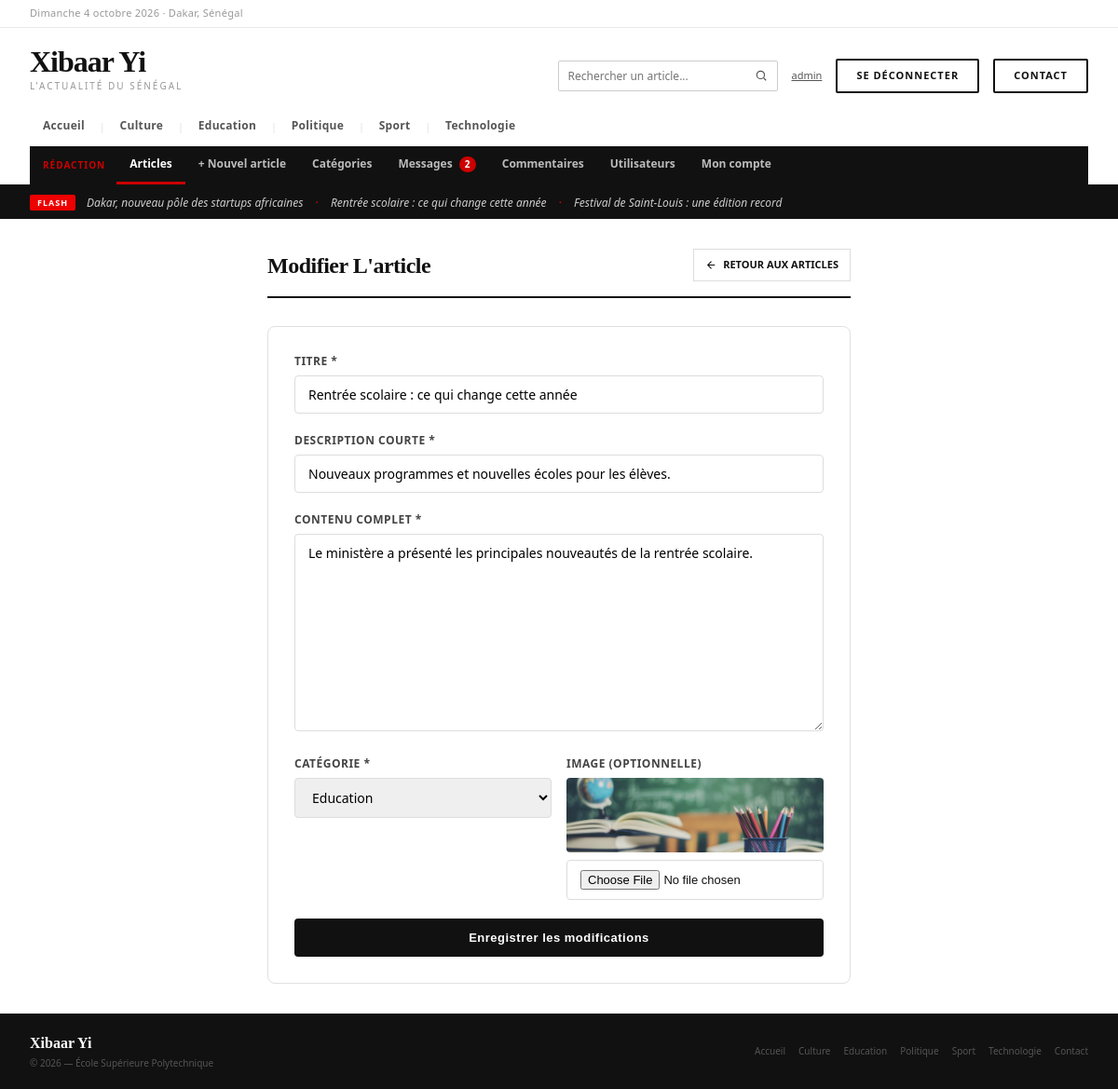
The app's page /admin/articles/modifier.php?id=4 (signed in) with its own data.
### tables this page shows
CREATE TABLE IF NOT EXISTS categories (
    id  INT AUTO_INCREMENT PRIMARY KEY,
    nom VARCHAR(100) NOT NULL UNIQUE
);

CREATE TABLE IF NOT EXISTS articles (
    id                 INT AUTO_INCREMENT PRIMARY KEY,
    titre              VARCHAR(255) NOT NULL,
    description_courte TEXT NOT NULL,
    contenu            LONGTEXT NOT NULL,
    image              VARCHAR(255) DEFAULT '',
    date_publication   DATETIME NOT NULL DEFAULT CURRENT_TIMESTAMP,
    vues               INT NOT NULL DEFAULT 0,
    id_categorie       INT NOT NULL,
    id_auteur          INT NOT NULL,
    FOREIGN KEY (id_categorie) REFERENCES categories(id) ON DELETE CASCADE,
    FOREIGN KEY (id_auteur)    REFERENCES utilisateurs(id) ON DELETE CASCADE
);

### includes/config.php (called while the page is built, shortened)
<?php
function url($chemin = '')
{
    return BASE_URL . '/' . ltrim($chemin, '/');
}

### public/admin/articles/modifier.php (the view, shortened to what this page needs)
<?php
require_once __DIR__ . '/../../../includes/auth.php';
$id = (int) $_GET['id'];
$stmt = $pdo->prepare("SELECT * FROM articles WHERE id = ?");
$stmt->execute([$id]);
$article = $stmt->fetch(PDO::FETCH_ASSOC);
$categories = $pdo->query("SELECT * FROM categories ORDER BY nom ASC")->fetchAll(PDO::FETCH_ASSOC);
require_once __DIR__ . '/../../../includes/entete.php';
?>
<div style="max-width:760px; margin:32px auto; padding:0 24px;">
    <div class="page-header">
        <div class="page-title">Modifier l'article</div>
        <a href="<?= url('admin/articles/liste.php') ?>" class="btn btn-secondary">
            <svg width="13" height="13" viewBox="0 0 24 24" fill="none" stroke="currentColor" stroke-width="2"><path d="M19 12H5M12 19l-7-7 7-7"/></svg>
            Retour aux articles
        </a>
    </div>
    <div style="background:#fff; border-radius:8px; border:0.5px solid #e0e0e0; padding:28px;">
        <form method="POST" action="modifier.php?id=<?= $id ?>" enctype="multipart/form-data" id="formModifier">
            <div style="margin-bottom:20px;">
                <label style="display:block; font-size:12px; font-weight:700; color:#444; margin-bottom:6px; text-transform:uppercase; letter-spacing:.5px;">Titre *</label>
                <input type="text" name="titre" maxlength="255" value="<?= htmlspecialchars($article['titre']) ?>"
                    style="width:100%; padding:10px 14px; border:1px solid #ddd; border-radius:4px; font-size:14px; font-family:inherit;">
            </div>
            <div style="margin-bottom:20px;">
                <label style="display:block; font-size:12px; font-weight:700; color:#444; margin-bottom:6px; text-transform:uppercase; letter-spacing:.5px;">Description courte *</label>
                <input type="text" name="description_courte" value="<?= htmlspecialchars($article['description_courte']) ?>"
                    style="width:100%; padding:10px 14px; border:1px solid #ddd; border-radius:4px; font-size:14px; font-family:inherit;">
            </div>
            <div style="margin-bottom:20px;">
                <label style="display:block; font-size:12px; font-weight:700; color:#444; margin-bottom:6px; text-transform:uppercase; letter-spacing:.5px;">Contenu complet *</label>
                <textarea name="contenu" rows="10"
                    style="width:100%; padding:10px 14px; border:1px solid #ddd; border-radius:4px; font-size:14px; font-family:inherit; resize:vertical;"><?= htmlspecialchars($article['contenu']) ?></textarea>
            </div>
            <div class="form-grille" style="margin-bottom:20px;">
                <div>
                    <label style="display:block; font-size:12px; font-weight:700; color:#444; margin-bottom:6px; text-transform:uppercase; letter-spacing:.5px;">Catégorie *</label>
                    <select name="id_categorie"
                        style="width:100%; padding:10px 14px; border:1px solid #ddd; border-radius:4px; font-size:14px; font-family:inherit;">
                        <?php foreach ($categories as $cat): ?>
                        <option value="<?= $cat['id'] ?>" <?= $cat['id'] == $article['id_categorie'] ? 'selected' : '' ?>>
                            <?= htmlspecialchars($cat['nom']) ?>
                        </option>
                        <?php endforeach; ?>
                    </select>
                </div>
                <div>
                    <label style="display:block; font-size:12px; font-weight:700; color:#444; margin-bottom:6px; text-transform:uppercase; letter-spacing:.5px;">Image (optionnelle)</label>
                    <?php if ($article['image']): ?>
                        <img src="<?= url('uploads/') ?><?= htmlspecialchars($article['image']) ?>"
                             style="width:100%; height:80px; object-fit:cover; border-radius:4px; margin-bottom:8px;">
                    <?php endif; ?>
                    <input type="file" name="image" accept=".jpg,.jpeg,.png,.webp"
                        style="width:100%; padding:10px 14px; border:1px solid #ddd; border-radius:4px; font-size:13px;">
                </div>
            </div>
            <button type="submit"
                style="width:100%; background:#111; color:#fff; padding:13px; border:none; border-radius:4px; font-size:13px; font-weight:600; cursor:pointer; letter-spacing:.5px;">
                Enregistrer les modifications
            </button>
        </form>
    </div>
</div>
<?php require_once __DIR__ . '/../../../includes/pied.php'; ?>

### includes/entete.php (shortened to what this page needs)
<?php
require_once __DIR__ . '/auth.php';
?>
<!DOCTYPE html>
<html lang="fr">
<head>
    <link rel="stylesheet" href="<?= url('assets/css/style.css') ?>">
</head>
<body>
<div class="site">
    <div class="topbar">
        <div class="topbar-date">
            <?php
            $jours_fr = ['Monday'=>'Lundi','Tuesday'=>'Mardi','Wednesday'=>'Mercredi','Thursday'=>'Jeudi','Friday'=>'Vendredi','Saturday'=>'Samedi','Sunday'=>'Dimanche'];
            $mois_fr = ['January'=>'janvier','February'=>'février','March'=>'mars','April'=>'avril','May'=>'mai','June'=>'juin','July'=>'juillet','August'=>'août','September'=>'septembre','October'=>'octobre','November'=>'novembre','December'=>'décembre'];
            $nom_jour = $jours_fr[date('l')] ?? date('l');
            $nom_mois = $mois_fr[date('F')]  ?? date('F');
            echo $nom_jour . ' ' . date('j') . ' ' . $nom_mois . ' ' . date('Y') . ' · Dakar, Sénégal';
            ?>
        </div>
    </div>
    <div class="header">
        <div class="header-main">
            <a href="<?= url('index.php') ?>" style="text-decoration:none;">
                <div class="logo-wordmark">Xibaar Yi</div>
                <div class="logo-tagline">L'actualité du Sénégal</div>
            </a>
            <div class="header-actions">
                <form method="GET" action="<?= url('index.php') ?>" class="recherche" role="search">
                    <input type="search" name="q" placeholder="Rechercher un article..." aria-label="Rechercher un article"
                           value="<?= htmlspecialchars($_GET['q'] ?? '', ENT_QUOTES, 'UTF-8') ?>">
                    <button type="submit" aria-label="Lancer la recherche">
                        <svg width="14" height="14" viewBox="0 0 24 24" fill="none" stroke="currentColor" stroke-width="2"><circle cx="11" cy="11" r="7"/><path d="M21 21l-4.3-4.3"/></svg>
                    </button>
                </form>
                <?php if (isset($_SESSION['user_role'])) : ?>
                    <a href="<?= url('admin/compte.php') ?>" class="lien-compte" title="Mon compte">
                        <?php echo htmlspecialchars($_SESSION['user_login'], ENT_QUOTES, 'UTF-8'); ?>
                    </a>
                    <form method="POST" action="<?= url('deconnexion.php') ?>" class="form-inline">
                        <button type="submit" class="btn-cnx">Se déconnecter</button>
                    </form>
                <?php else : ?>
                    <a href="<?= url('connexion.php') ?>" class="btn-cnx">Se connecter</a>
                <?php endif; ?>
                <a href="<?= url('contact.php') ?>" class="btn-cnx">Contact</a>
            </div>
        </div>
        <nav class="nav-cats">
            <?php $active_all = (basename($_SERVER['SCRIPT_NAME'] ?? '') === 'index.php' && empty($_GET['categorie'])) ? 'active' : ''; ?>
            <a href="<?= url('index.php') ?>" class="<?php echo $active_all; ?>">Accueil</a>
            <?php
            if (isset($pdo)) {
                $stmt_nav = $pdo->query("SELECT id, nom FROM categories ORDER BY nom ASC");
                while ($cat = $stmt_nav->fetch(PDO::FETCH_ASSOC)) {
                    $nom = $cat['nom'];
                    $is_active = (isset($_GET['categorie']) && $_GET['categorie'] === $nom) ? 'active' : '';
                    echo '<span class="sep">|</span>';
                    echo '<a href="' . url('index.php') . '?categorie=' . urlencode($nom) . '" class="' . $is_active . '">';
                    echo htmlspecialchars($nom);
                    echo '</a>';
                }
            }
            ?>
        </nav>
        <?php if (in_array($_SESSION['user_role'] ?? '', ['editeur', 'administrateur'], true)) : ?>
            <?php
            $requetes_compteurs = [
                'admin/messages/liste.php'     => "SELECT COUNT(*) FROM messages_contact WHERE lu = 0",
                'admin/commentaires/liste.php' => "SELECT COUNT(*) FROM commentaires WHERE statut = 'en_attente'",
            ];
            $compteurs_admin = [];
            foreach ($requetes_compteurs as $chemin => $sql) {
                try {
                    $compteurs_admin[$chemin] = (int) $pdo->query($sql)->fetchColumn();
                } catch (PDOException $e) {
                }
            }
            $page_admin = $_SERVER['SCRIPT_NAME'] ?? '';
            $liens_admin = [
                'admin/articles/liste.php'     => 'Articles',
                'admin/articles/ajouter.php'   => '+ Nouvel article',
                'admin/categories/liste.php'   => 'Catégories',
                'admin/messages/liste.php'     => 'Messages',
                'admin/commentaires/liste.php' => 'Commentaires',
            ];
            if ($_SESSION['user_role'] === 'administrateur') {
                $liens_admin['admin/utilisateurs/liste.php'] = 'Utilisateurs';
            }
            $liens_admin['admin/compte.php'] = 'Mon compte';
            $lien_actif = null;
            if ($lien_actif === null) {
                foreach ($liens_admin as $chemin => $libelle) {
                    if (basename($chemin) === 'liste.php' && strpos($page_admin, '/' . dirname($chemin) . '/') !== false) {
                        $lien_actif = $chemin;
                    }
                }
            }
            ?>
            <nav class="nav-admin">
                <span class="nav-admin-titre">Rédaction</span>
                <?php foreach ($liens_admin as $chemin => $libelle) : ?>
                    <a href="<?= url($chemin) ?>" class="<?= $chemin === $lien_actif ? 'active' : '' ?>">
                        <?= $libelle ?>
                        <?php if (($compteurs_admin[$chemin] ?? 0) > 0) : ?>
                            <span class="nav-admin-compteur"><?= $compteurs_admin[$chemin] ?></span>
                        <?php endif; ?>
                    </a>
                <?php endforeach; ?>
            </nav>
        <?php endif; ?>
    </div>
    <?php
    $articles_flash = $pdo->query("SELECT id, titre FROM articles
                                   ORDER BY date_publication DESC
                                   LIMIT 3")->fetchAll(PDO::FETCH_ASSOC);
    ?>
    <div class="ticker">
        <div class="ticker-label">FLASH</div>
        <div class="ticker-text">
            <?php if (empty($articles_flash)) : ?>
                Bienvenue sur Xibaar Yi — L'actualité du Sénégal
            <?php else : ?>
                <?php foreach ($articles_flash as $i => $flash) : ?>
                    <?= $i > 0 ? '<span class="ticker-sep">·</span>' : '' ?>
                    <a href="<?= url('article.php') ?>?id=<?= (int) $flash['id'] ?>"><?= htmlspecialchars($flash['titre'], ENT_QUOTES, 'UTF-8') ?></a>
                <?php endforeach; ?>
            <?php endif; ?>
        </div>
    </div>

### includes/pied.php (shortened to what this page needs)
<?php
require_once __DIR__ . '/config.php';
?>
    <div class="footer">
        <div>
            <a href="<?= url('index.php') ?>" style="text-decoration: none;">
                <div class="footer-logo">Xibaar Yi</div>
            </a>
            <div class="footer-text">
                &copy; <?php echo date('Y'); ?> — École Supérieure Polytechnique
            </div>
        </div>
        <div class="footer-links">
            <a href="<?= url('index.php') ?>">Accueil</a>
            <?php
            foreach ($pdo->query("SELECT nom FROM categories ORDER BY nom ASC") as $cat_pied) : ?>
                <a href="<?= url('index.php') ?>?categorie=<?= urlencode($cat_pied['nom']) ?>">
                    <?= htmlspecialchars($cat_pied['nom'], ENT_QUOTES, 'UTF-8') ?>
                </a>
            <?php endforeach; ?>
            <a href="<?= url('contact.php') ?>">Contact</a>
        </div>
    </div>
</div>
</body>
</html>

### records on screen
categories: nom "Culture"
categories: nom "Education"
categories: nom "Politique"
categories: nom "Sport"
categories: nom "Technologie"
articles: titre "Dakar, nouveau pôle des startups africaines"
articles: titre "Rentrée scolaire : ce qui change cette année", description_courte "Nouveaux programmes et nouvelles écoles pour les élèves.", contenu "Le ministère a présenté les principales nouveautés de la rentrée scolaire.", id_categorie "Education", image (picture)
articles: titre "Festival de Saint-Louis : une édition record"

### other values on screen
$_SESSION['user_login'] "admin"
$libelle "Articles"
$libelle "+ Nouvel article"
$libelle "Catégories"
$libelle "Messages"
$compteurs_admin[$chemin] "2"
$libelle "Commentaires"
$libelle "Utilisateurs"
$libelle "Mon compte"
